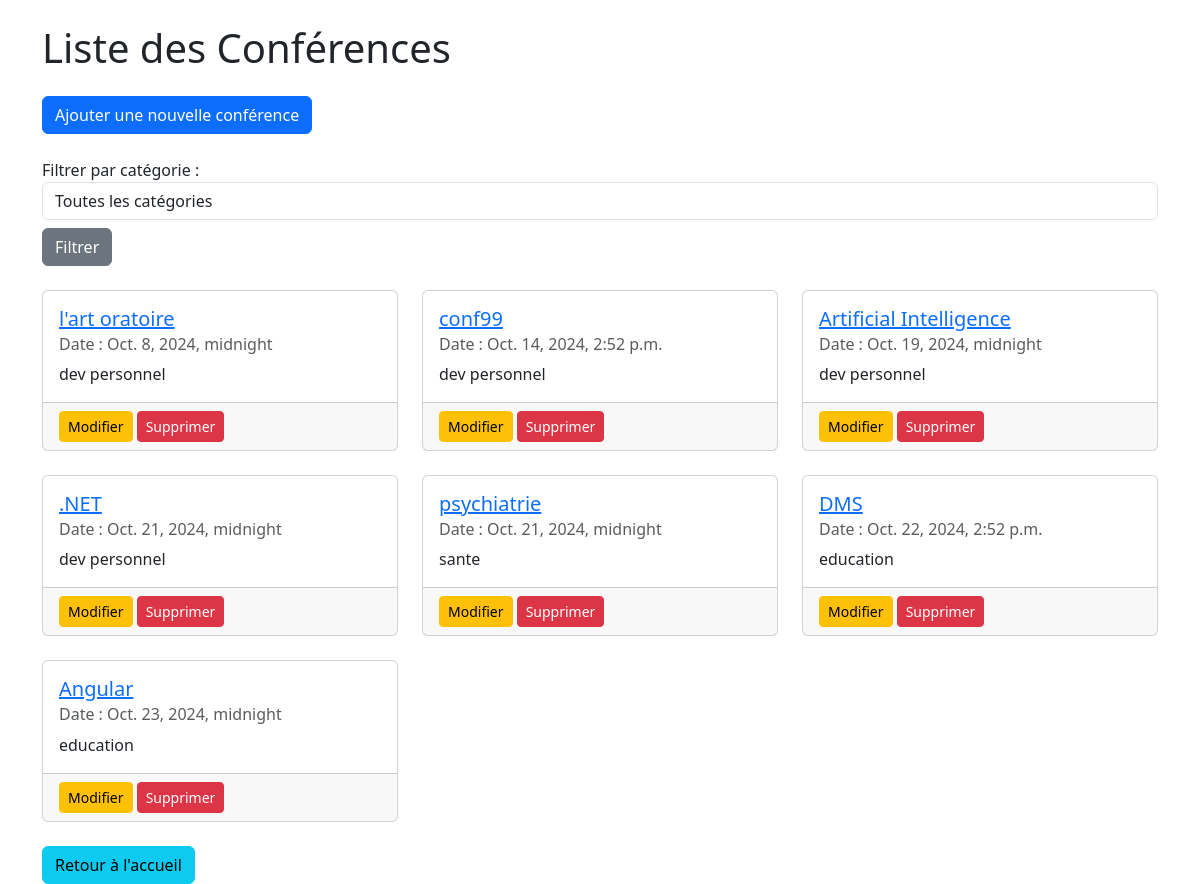
Screenshot of /conference/conferencelist/ with the database file from the repository.
### conference/models.py (models this page shows, shortened)
class Conference(models.Model):
    title = models.CharField(max_length=200)
    description = models.TextField()
    program = models.FileField(upload_to='programs/',
                               validators=[FileExtensionValidator(allowed_extensions=['pdf', 'docx', 'ppt'])])
    capacity = models.IntegerField(validators=[MaxValueValidator(500)])
    category = models.ForeignKey(Category, on_delete=models.CASCADE)
    created_at = models.DateTimeField(auto_now_add=True)
    updated_at = models.DateTimeField(auto_now=True)
    start_date = models.DateTimeField(null=True, blank=True)
    end_date = models.DateTimeField(null=True, blank=True)

### category/models.py (models this page shows)
class Category(models.Model):
    titre = models.CharField(
        max_length=100,
        unique=True,
        validators=[RegexValidator(regex=r'^[a-zA-Z\s]+$', message="Le titre doit contenir seulement des caractères.")])
    created_at = models.DateTimeField(auto_now_add=True)
    updated_at = models.DateTimeField(auto_now=True)
    def __str__(self) :
        return f"{self.titre}"

### conference/views.py (the view)
# urls.py: path('conferencelist/', views.ConferenceList.as_view(), name='conference_list'),
class ConferenceList(ListView):
    model = Conference
    template_name = 'conference_list.html'
    context_object_name = 'conferences'
    ordering = ['start_date']
    def get_queryset(self):
        queryset = super().get_queryset()
        category = self.request.GET.get('category')
        if category:
            queryset = queryset.filter(category__titre=category)
        return queryset
    def get_context_data(self, **kwargs):
        context = super().get_context_data(**kwargs)
        context['categories'] = Category.objects.all()
        return context

### conference/templates/conference_list.html (shortened to what this page needs)
<head>
    {% load bootstrap5 %}
    {% bootstrap_css %}
</head>
<body>
    <div class="container">
        <h1 class="my-4">Liste des Conférences</h1>
        <a href="{% url 'conference_create' %}" class="btn btn-primary mb-4">Ajouter une nouvelle conférence</a>
        <form method="get" action="{% url 'conference_list' %}">
            <div class="form-group">
                <label for="category">Filtrer par catégorie :</label>
                <select name="category" id="category" class="form-control">
                    <option value="">Toutes les catégories</option>
                </select>
            </div>
            <button type="submit" class="btn btn-secondary mt-2">Filtrer</button>
        </form>
        <div class="row mt-4">
            {% for conference in conferences %}
                <div class="col-md-4 mb-4">
                    <div class="card h-100">
                        <div class="card-body">
                            <h5 class="card-title">
                                <a href="{% url 'conference_detail' conference.id %}">{{ conference.title }}</a>
                            </h5>
                            <h6 class="card-subtitle mb-2 text-muted">Date : {{ conference.start_date }}</h6>
                            <p class="card-text">{{ conference.category }}</p>
                        </div>
                        <div class="card-footer">
                            <a href="{% url 'conference_update' conference.id %}" class="btn btn-sm btn-warning">Modifier</a>
                            <a href="{% url 'conference_delete' conference.id %}" class="btn btn-sm btn-danger">Supprimer</a>
                        </div>
                    </div>
                </div>
            {% endfor %}
        </div>
        <a href="{% url 'home' %}" class="btn btn-info ml-2">Retour à l'accueil</a>
    </div>
</body>

### rows the page displays
Conference: title "l'art oratoire", start_date "Oct. 8, 2024, midnight", category "dev personnel"
Conference: title "conf99", start_date "Oct. 14, 2024, 2:52 p.m.", category "dev personnel"
Conference: title "Artificial Intelligence", start_date "Oct. 19, 2024, midnight", category "dev personnel"
Conference: title ".NET", start_date "Oct. 21, 2024, midnight", category "dev personnel"
Conference: title "psychiatrie", start_date "Oct. 21, 2024, midnight", category "sante"
Conference: title "DMS", start_date "Oct. 22, 2024, 2:52 p.m.", category "education"
Conference: title "Angular", start_date "Oct. 23, 2024, midnight", category "education"
